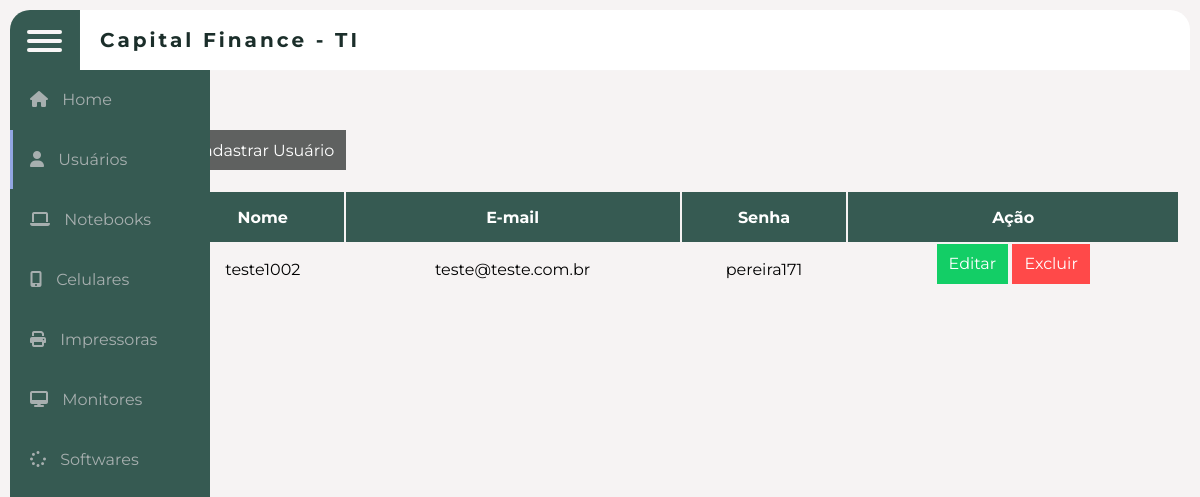
Page /usuario on the earlier database version.
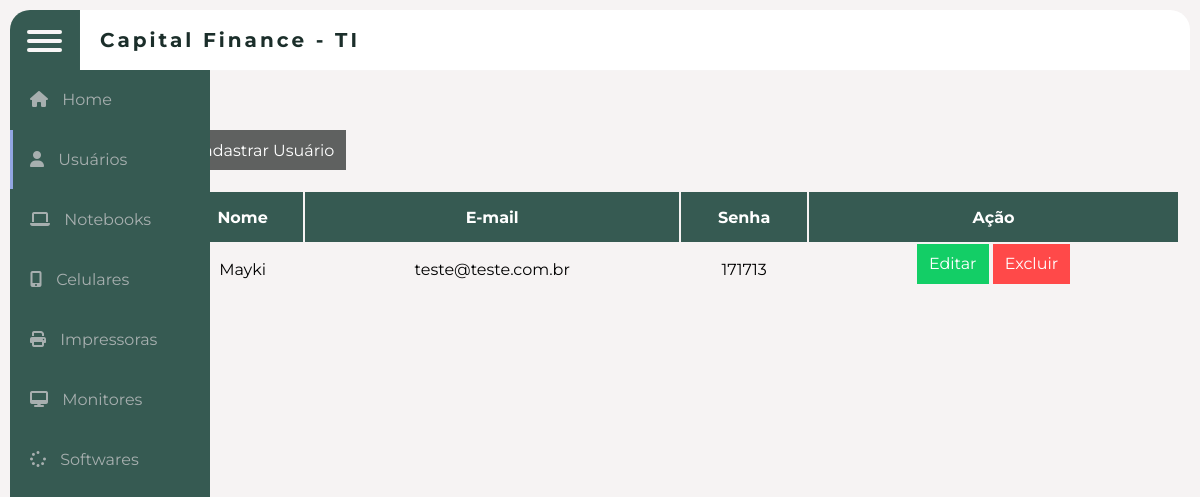
Same page on the later database version.
### app.py (models this page shows, shortened)
class cadastro_usuario(db.Model):
    __tablename__="usuario"
    id = db.Column(db.Integer ,primary_key=True)
    nome = db.Column(db.String(120), nullable=False)
    email= db.Column(db.String(200), nullable=False)
    senha = db.Column(db.String(200), nullable=False)

### app.py (the view, shortened to what this page needs)
@app.route("/usuario", methods=["POST", "GET"])
def usuarios():
    usuar = cadastro_usuario.query.all()
    return render_template("usuario.html", usuar=usuar)

### templates/usuario.html (shortened to what this page needs)
{%extends 'index.html'%}
{%block conteudo%}
    <link rel="stylesheet" href="../static/css/index.css">
<body>
<form action="{{url_for('usuarios')}}" method="POST">
    <main>
        <button type="button" class="button blue" id="cadastrarColab">Cadastrar Usuário</button>
        <table class="records">
            <thead>
                <tr>
                    <th>Nome</th>
                    <th>E-mail</th>
                    <th>Senha</th>
                    <th>Ação</th>
                </tr>
            </thead>
            <tbody>
                <tr>
                    {%for user in usuar%}
                    <td>{{user.nome}}</td>
                    <td>{{user.email}}</td>
                    <td>{{user.senha}}</td>
                    <td>
                        <a href="/edita_usuario/{{user.id}}"><button type="button" class="button green">Editar</button></a>
                       <a href="/remover_usuario/{{user.id}}"><button type="button" class="button red">Excluir</button></a>
                    </td>
                    {%endfor%}
                </tr>
            </tbody>
        </table>
    </main>
</form>
</body>
{%endblock conteudo%}

### templates/index.html (shortened to what this page needs)
<!DOCTYPE html>
<html lang="en">
<head>
    <link rel="stylesheet" href="../static/css/style.css">
</head>
<body>
    <div class="wrapper">
        <div class="top_navbar">
            <div class="hamburger">
                <div></div>
                <div></div>
                <div></div>
            </div>
            <div class="top_menu">
                <div class="logo"> Capital Finance - TI</div>
            </div>
        </div>
        <div class="sidebar">
            <ul>
                <li><a href="{{url_for('home')}}">
                    <span class="icon">
                        <i class="fas fa-home" aria-hidden="true"></i>
                    </span>
                    <span class="title">Home</span>
                </a></li>
                <li><a href="{{url_for('usuarios')}}" class="active">
                    <span class="icon">
                        <i class="fas fa-user" aria-hidden="true"></i>
                    </span>
                    <span class="title">Usuários</span>
                </a></li>
                <li><a href="{{url_for('notebook')}}">
                    <span class="icon">
                        <i class="fa fa-laptop" aria-hidden="true"></i>
                    </span>
                    <span class="title">Notebooks</span>
                </a></li>
                <li><a href="{{url_for('celular')}}">
                    <span class="icon">
                        <i class="fa fa-mobile" aria-hidden="true"></i>
                    </span>
                    <span class="title">Celulares</span>
                </a></li>
                <li><a href="{{url_for('impressoras')}}">
                    <span class="icon">
                        <i class="fa fa-print" aria-hidden="true"></i>
                    </span>
                    <span class="title">Impressoras</span>
                </a></li>
                <li><a href="{{url_for('monitores')}}">
                    <span class="icon">
                        <i class="fa fa-desktop" aria-hidden="false"></i>
                    </span>
                    <span class="title">Monitores</span>
                </a></li>
                <li><a href="{{url_for('software')}}">
                    <span class="icon">
                        <i class="fa fa-spinner" aria-hidden="true"></i>
                    </span>
                    <span class="title">Softwares</span>
                </a></li>
            </ul>
        </div>
    </div>
<div class="container">
    {%block conteudo%}
    {%endblock conteudo%}
</div>
</body>
</html>

### static/css/style.css (style rules this page uses)
* { margin: 0; list-style: none; padding: 0; text-decoration: none; box-sizing: border-box; font-family: 'Montserrat', sans-serif; }
body, html { height: 100%; background: rgb(246, 243, 243); }
.wrapper { margin: 10px; }
.wrapper .top_navbar { width: calc(100% - 20px); height: 60px; display: flex; position: fixed; top: 10px; }
.wrapper .top_navbar .hamburger { width: 70px; height: 100%; background: #365a52; padding: 15px 17px; border-top-left-radius: 20px; cursor: pointer; }
.wrapper .top_navbar .hamburger div { width: 35px; height: 4px; background: rgb(248, 246, 246); margin: 5px 0; border-radius: 5px; }
.wrapper .top_navbar .top_menu { width:calc(100% - 70px); background: #fff; height: 100%; border-top-right-radius: 20px; display: flex; justify-content: space-between; align-items: center; padding: 0 20px; box-shadow: 0 1px 1px rgba(255, 255, 255, 0.1); }
.wrapper .top_navbar .top_menu .logo { color: #1b2e2a; font-size: 20px; font-weight: 700; letter-spacing: 3px; }
.wrapper .sidebar { position: fixed; top: 70px; left: 10px; background: #365a52; width: 200px; height: calc(100% - 80px); border-bottom-left-radius: 20px; transition: all 0.3s ease; }
.wrapper .sidebar ul li a { display: block; padding: 20px; position: relative; margin-bottom: 1px; color: #a7afaf; white-space: nowrap; }
.wrapper .sidebar ul li a:before { content: ""; position: absolute; top: 0; left: 0; width: 3px; height: 100%; background: #92a6e2; display: none; }
.wrapper .sidebar ul li a span.icon { margin-right: 10px; display: inline-block; }
.wrapper .sidebar ul li a span.title { display: inline-block; }
.wrapper .sidebar ul li a:hover:before, .wrapper .sidebar ul li a.active:before { display: block; }

### static/css/index.css (style rules this page uses)
* { padding: 0; margin: 0; box-sizing: border-box; }
:root { --primary-color: #1b2e2a; --secundary-color: #FFF1CC; --shadow-color: #CCC; --text-color: #FFF; }
body { min-height: 100vh; display: flex; flex-direction: column; font-family: 'karla', sans-serif; position: relative; }
main { flex-grow: 1; display: flex; flex-direction: column; align-items: flex-start; width: 60%; height: 500px; margin: 5vh auto; margin-right: 400px; padding: 170px 100px; gap: 20px; }
.button { border-style: none; height: 40px; margin-top: -100px; padding: 6px 12px; background-color: rgb(18, 51, 14); color: white; font-size: 1rem; cursor: pointer; transition: box-shadow .6s ease; }
.button.blue { background-color: #5f6160; }
.button.green { background-color: #13ce66; }
.button.red { background-color: #ff4949; }
.records { width: 1000px; text-align: center; }
.records th { height: 50px; background-color: #365a52; color: white; font-size: 1rem; text-align: center !important; }
.records td { height: 50px; }
.records th:last-child, .records td:last-child { padding: 0; min-width: 140px; text-align: center; }

Differences in the rows shown:
changed cadastro_usuario "teste@teste.com.br": nome "teste1002" → "Mayki"; senha "pereira171" → "171713"
